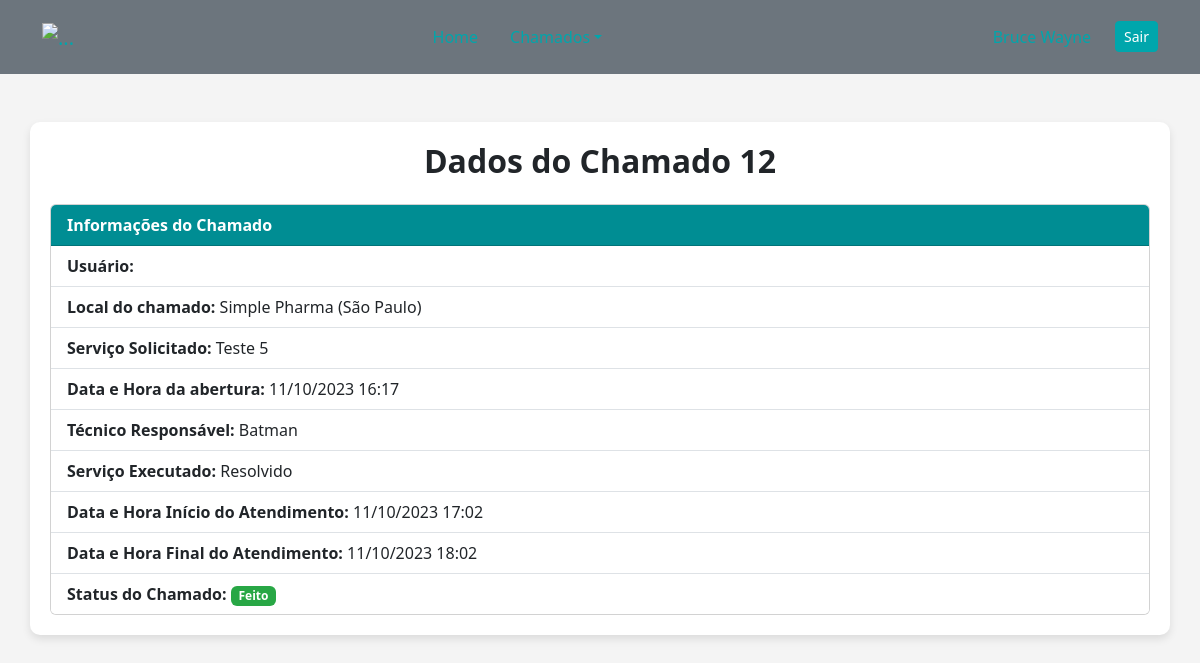
Screenshot of /Tecnico/ver1chamadoTecnico.php?chamado=12 (signed in) with the database file from the repository.
### tables this page shows
CREATE TABLE `chamados` (
  `contador` int(255) NOT NULL,
  `usuario` varchar(255) NOT NULL,
  `local` varchar(255) NOT NULL,
  `datahora` varchar(150) NOT NULL,
  `tecnico` varchar(255) NOT NULL,
  `status` varchar(50) DEFAULT NULL,
  `servico` varchar(600) DEFAULT NULL,
  `serviexecu` varchar(200) NOT NULL,
  `datahoraaber` varchar(20) NOT NULL,
  `datahorafim` varchar(20) NOT NULL
);

### Tecnico/ver1chamadoTecnico.php (the view, shortened to what this page needs)
<?php
	$chamado = $_GET["chamado"];
?>
<?php
	include("conexao.php");
	$sql_code = "select contador,local,tecnico,datahora,status,servico,serviexecu,datahoraaber,datahorafim,usuario from chamados WHERE contador='$chamado'";
	$execute = $conn->query($sql_code) or die($conn->error);
	$produto = $execute->fetch_assoc();
?>
<!DOCTYPE html>
<html lang="en">
	<head>
		<link href="https://cdn.jsdelivr.net/npm/bootstrap@5.3.2/dist/css/bootstrap.min.css" rel="stylesheet">
		<link href="../CSS/nav.css" rel="stylesheet">
		<link href="../CSS/body_chamado.css" rel="stylesheet">
	</head>
	<body>
		<nav class="navbar navbar-expand-lg navbar-secondary bg-secondary px-0 py-3">
			<div class="container-xl">
				<a class="navbar-brand" href="#">
					<img src="https://static.wixstatic.com/media/fef91e_c3f644e14da442178f706149ae38d838~mv2.png/v1/crop/x_0,y_24,w_436,h_262/fill/w_120,h_71,al_c,q_85,usm_0.66_1.00_0.01,enc_auto/CAPA-03.png" class="h-12" alt="...">
				</a>
				<div class="collapse navbar-collapse" id="navbarCollapse">
					<div class="navbar-nav mx-lg-auto">
						<a class="nav-item nav-link active" href="tecnicoHome.php" aria-current="page">Home</a>
						<li class="nav-item dropdown">
							<a class="nav-link dropdown-toggle" href="#" id="chamadosDropdown" role="button" data-bs-toggle="dropdown" aria-expanded="false">Chamados</a>
						</li>
					</div>
					<div class="navbar-nav ms-lg-4">
						<a class="nav-item nav-link" href="#"><?php echo $_SESSION['sess_usersisname']; ?></a>
					</div>
					<div class="d-flex align-items-lg-center mt-3 mt-lg-0">
						<a href="logout.php" class="btn btn-sm btn-secondary w-full w-lg-auto">Sair</a>
					</div>
				</div>
			</div>
		</nav>
		<div class="container my-5">
			<h2 class="text-center mb-4"><strong>Dados do Chamado <?php echo $chamado; ?></strong></h2>
			<div class="card">
				<div class="card-header"><strong>Informações do Chamado</strong></div>
					<ul class="list-group list-group-flush">
						<li class="list-group-item"><strong>Usuário:</strong> <?php echo $produto['usuario']; ?></li>
						<li class="list-group-item"><strong>Local do chamado:</strong> <?php echo $produto['local']; ?></li>
						<li class="list-group-item"><strong>Serviço Solicitado:</strong> <?php echo $produto['servico']; ?></li>
						<li class="list-group-item"><strong>Data e Hora da abertura:</strong> <?php echo $produto['datahora']; ?></li>
						<li class="list-group-item"><strong>Técnico Responsável:</strong> <?php echo $produto['tecnico']; ?></li>
						<li class="list-group-item"><strong>Serviço Executado:</strong> <?php echo $produto['serviexecu']; ?></li>
						<li class="list-group-item"><strong>Data e Hora Início do Atendimento:</strong> <?php echo $produto['datahoraaber']; ?></li>
						<li class="list-group-item"><strong>Data e Hora Final do Atendimento:</strong> <?php echo $produto['datahorafim']; ?></li>
						<li class="list-group-item">
							<strong>Status do Chamado:</strong>
							<span class="badge <?php echo ($produto['status'] == 'Aberto') ? 'bg-aberto' : 'bg-feito'; ?>">
								<?php echo $produto['status']; ?>
							</span>
						</li>
					</ul>
				</div>
			</div>
	</body>
</html>

### CSS/nav.css (style rules this page uses)
.navbar { background-color: #f8f9fa; padding: 0.5rem 1rem; }
.navbar-brand, .nav-link { color: #00A6AC !important; }
.nav-link { margin-right: 1rem; }
.btn-secondary { background-color: #00A6AC; border-color: #00A6AC; }
.btn-secondary { color: #ffffff !important; }

### CSS/body_chamado.css (style rules this page uses)
body { background-color: #f4f4f4; }
.container { background: #ffffff; border-radius: 10px; padding: 20px; margin-top: 20px; box-shadow: 0 4px 8px rgba(0, 0, 0, 0.1); }

### Tecnico/ver1chamadoTecnico.php (style rules this page uses)
.card-header { background-color: #008d93; color: #fff; }
.bg-feito { background-color: #28a745; color: #fff; }

### rows the page displays
chamados: local "Simple Pharma (São Paulo)", servico "Teste 5", datahora "11/10/2023 16:17", tecnico "Batman", serviexecu "Resolvido", datahoraaber "11/10/2023 17:02", datahorafim "11/10/2023 18:02", status "Feito"

### other values shown
$chamado "12"
